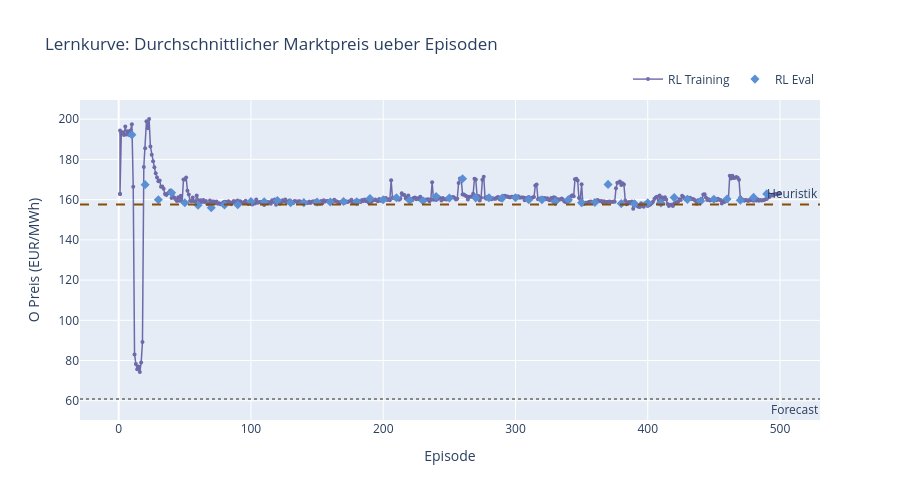

Notebook cell for this chart:
### Code cell
# Lernkurve: durchschnittlicher Marktpreis
train_avg, eval_avg = get_episode_kpi("avg_price")

fig_lc = go.Figure()
fig_lc.add_trace(go.Scatter(
    x=train_avg["episode"], y=train_avg["value"],
    mode="lines+markers", name="RL Training",
    line=dict(color="#3C3489", width=1.5), marker=dict(size=4), opacity=0.7,
))
if not eval_avg.empty:
    fig_lc.add_trace(go.Scatter(
        x=eval_avg["episode"] * EVAL_INTERVAL, y=eval_avg["value"],
        mode="markers", name="RL Eval",
        marker=dict(color="#5B8FD4", size=7, symbol="diamond"),
    ))
fig_lc.add_hline(y=avg_price_heu, line=dict(color="#854F0B", width=2, dash="dash"),
                 annotation_text="Heuristik", annotation_position="top right")
fig_lc.add_hline(y=avg_forecast_price, line=dict(color="#888888", width=2, dash="dot"),
                 annotation_text="Forecast", annotation_position="bottom right")
fig_lc.update_layout(
    title="Lernkurve: Durchschnittlicher Marktpreis ueber Episoden",
    xaxis_title="Episode", yaxis_title="O Preis (EUR/MWh)", height=500,
    legend=dict(orientation="h", yanchor="bottom", y=1.02, xanchor="right", x=1),
)
fig_lc.show()

### Figure 1 — Plotly figure (JSON) as saved in the notebook; plotly's stock layout.template omitted (floating-point values rounded to 4 significant figures; data arrays with more than 128 entries replaced by an {"elided": "..."} marker saying what was removed)
{"data": [{"line": {"color": "#3C3489", "width": 1.5}, "marker": {"size": 4}, "mode": "lines+markers", "name": "RL Training", "opacity": 0.7, "type": "scatter", "x": {"elided": "502 int values"}, "y": {"elided": "502 float values"}}, {"marker": {"color": "#5B8FD4", "size": 7, "symbol": "diamond"}, "mode": "markers", "name": "RL Eval", "type": "scatter", "x": [10, 20, 30, 40, 50, 60, 70, 80, 90, 100, 110, 120, 130, 140, 150, 160, 170, 180, 190, 200, 210, 220, 230, 240, 250, 260, 270, 280, 290, 300, 310, 320, 330, 340, 350, 360, 370, 380, 390, 400, 410, 420, 430, 440, 450, 460, 470, 480, 490], "y": [192.2, 167.4, 160.0, 163.4, 158.4, 157.2, 155.9, 157.4, 157.4, 159.1, 158.9, 159.5, 158.4, 158.5, 158.8, 158.8, 159.1, 158.9, 160.5, 159.9, 160.9, 159.7, 159.5, 161.6, 160.8, 170.4, 160.9, 160.9, 160.8, 160.9, 160.0, 159.9, 159.0, 160.0, 158.5, 158.6, 167.6, 158.0, 157.9, 158.4, 158.4, 161.0, 160.1, 159.3, 160.2, 160.3, 159.7, 161.1, 162.8]}], "layout": {"annotations": [{"showarrow": false, "text": "Heuristik", "x": 1, "xanchor": "right", "xref": "x domain", "y": 157.6, "yanchor": "bottom", "yref": "y"}, {"showarrow": false, "text": "Forecast", "x": 1, "xanchor": "right", "xref": "x domain", "y": 60.9, "yanchor": "top", "yref": "y"}], "height": 500, "legend": {"orientation": "h", "x": 1, "xanchor": "right", "y": 1.02, "yanchor": "bottom"}, "shapes": [{"line": {"color": "#854F0B", "dash": "dash", "width": 2}, "type": "line", "x0": 0, "x1": 1, "xref": "x domain", "y0": 157.6, "y1": 157.6, "yref": "y"}, {"line": {"color": "#888888", "dash": "dot", "width": 2}, "type": "line", "x0": 0, "x1": 1, "xref": "x domain", "y0": 60.9, "y1": 60.9, "yref": "y"}], "title": {"text": "Lernkurve: Durchschnittlicher Marktpreis ueber Episoden"}, "xaxis": {"title": {"text": "Episode"}}, "yaxis": {"title": {"text": "O Preis (EUR/MWh)"}}}}
